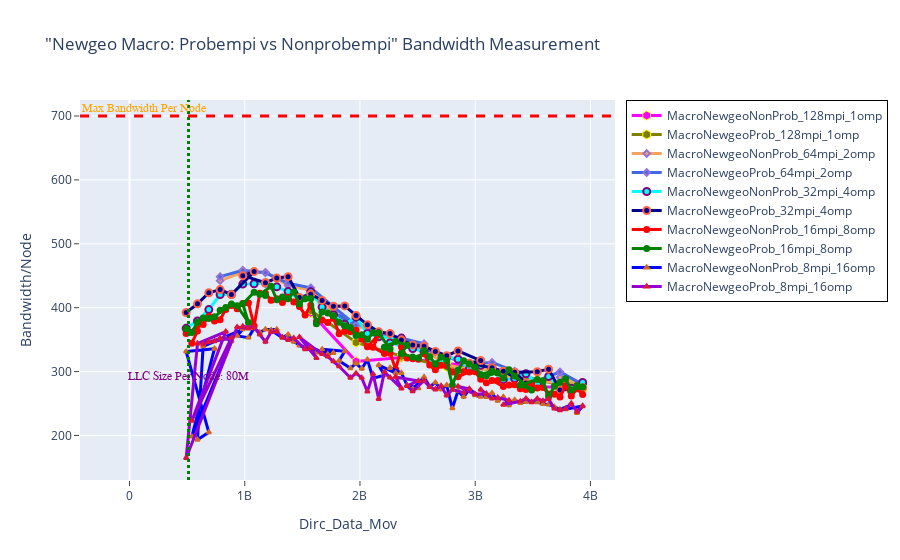

Notebook code for this chart:
### Markdown cell above
# BANDWIDTH

### Code cell
fig = go.Figure() 

# Case 1
fig.add_trace(go.Scatter(x=(dfn1MacNewgeoNonProb_128mpi_1omp.Dirc_Data_Mov*(dfn1MacNewgeoNonProb_128mpi_1omp.MPI_size)), 
                         y=(dfn1MacNewgeoNonProb_128mpi_1omp.BAND*(dfn1MacNewgeoNonProb_128mpi_1omp.MPI_size)), 
                         mode='lines+markers', 
                         name='MacroNewgeoNonProb_128mpi_1omp',
                         line=dict(color='magenta',width=3),
                         marker=dict(symbol='hexagon',size=9, line=dict(color='yellow',width=1))))

fig.add_trace(go.Scatter(x=(dfn1MacNewgeoProb_128mpi_1omp.Dirc_Data_Mov*(dfn1MacNewgeoProb_128mpi_1omp.MPI_size)), 
                         y=(dfn1MacNewgeoProb_128mpi_1omp.BAND*(dfn1MacNewgeoProb_128mpi_1omp.MPI_size)), 
                         mode='lines+markers', 
                         name='MacroNewgeoProb_128mpi_1omp',
                         line=dict(color='olive',width=3),
                         marker=dict(symbol='hexagon',size=9, line=dict(color='yellow',width=1))))


# Case 2
fig.add_trace(go.Scatter(x=(dfn1MacNewgeoNonProb_64mpi_2omp.Dirc_Data_Mov*(dfn1MacNewgeoNonProb_64mpi_2omp.MPI_size)), 
                         y=(dfn1MacNewgeoNonProb_64mpi_2omp.BAND*(dfn1MacNewgeoNonProb_64mpi_2omp.MPI_size)), 
                         mode='lines+markers', 
                         name='MacroNewgeoNonProb_64mpi_2omp',
                         line=dict(color='sandybrown',width=3),
                         marker=dict(symbol='diamond',size=5,line=dict(color='MediumPurple',width=2))))

fig.add_trace(go.Scatter(x=(dfn1MacNewgeoProb_64mpi_2omp.Dirc_Data_Mov*(dfn1MacNewgeoProb_64mpi_2omp.MPI_size)), 
                         y=(dfn1MacNewgeoProb_64mpi_2omp.BAND*(dfn1MacNewgeoProb_64mpi_2omp.MPI_size)), 
                         mode='lines+markers', 
                         name='MacroNewgeoProb_64mpi_2omp',
                         line=dict(color='royalblue',width=3),
                         marker=dict(symbol='diamond',size=5,line=dict(color='MediumPurple',width=2))))


# Case 3
fig.add_trace(go.Scatter(x=(dfn1MacNewgeoNonProb_32mpi_4omp.Dirc_Data_Mov*(dfn1MacNewgeoNonProb_32mpi_4omp.MPI_size)), 
                         y=(dfn1MacNewgeoNonProb_32mpi_4omp.BAND*(dfn1MacNewgeoNonProb_32mpi_4omp.MPI_size)), 
                         mode='lines+markers', 
                         name='MacroNewgeoNonProb_32mpi_4omp',
                         line=dict(color='cyan',width=3),
                         marker=dict(symbol='circle',size=7,line=dict(color='Purple',width=2))))

fig.add_trace(go.Scatter(x=(dfn1MacNewgeoProb_32mpi_4omp.Dirc_Data_Mov*(dfn1MacNewgeoProb_32mpi_4omp.MPI_size)), 
                         y=(dfn1MacNewgeoProb_32mpi_4omp.BAND*(dfn1MacNewgeoProb_32mpi_4omp.MPI_size)), 
                         mode='lines+markers', 
                         name='MacroNewgeoProb_32mpi_4omp',
                         line=dict(color='darkblue',width=3),
                         marker=dict(symbol='circle',size=7, line=dict(color='tomato',width=2))))

# Case 4
fig.add_trace(go.Scatter(x=(dfn1MacNewgeoNonProb_16mpi_8omp.Dirc_Data_Mov*(dfn1MacNewgeoNonProb_16mpi_8omp.MPI_size)), 
                         y=(dfn1MacNewgeoNonProb_16mpi_8omp.BAND*(dfn1MacNewgeoNonProb_16mpi_8omp.MPI_size)), 
                         mode='lines+markers', 
                         name='MacroNewgeoNonProb_16mpi_8omp',
                         line=dict(color='red',width=3),
                         marker=dict(symbol='circle',size=5,line=dict(color='red',width=2))))

fig.add_trace(go.Scatter(x=(dfn1MacNewgeoProb_16mpi_8omp.Dirc_Data_Mov*(dfn1MacNewgeoProb_16mpi_8omp.MPI_size)), 
                         y=(dfn1MacNewgeoProb_16mpi_8omp.BAND*(dfn1MacNewgeoProb_16mpi_8omp.MPI_size)), 
                         mode='lines+markers', 
                         name='MacroNewgeoProb_16mpi_8omp',
                         line=dict(color='green',width=3),
                         marker=dict(symbol='circle',size=5,line=dict(color='green',width=2))))
# Case 5

fig.add_trace(go.Scatter(x=(dfn1MacNewgeoNonProb_8mpi_16omp.Dirc_Data_Mov*(dfn1MacNewgeoNonProb_8mpi_16omp.MPI_size)), 
                         y=(dfn1MacNewgeoNonProb_8mpi_16omp.BAND*(dfn1MacNewgeoNonProb_8mpi_16omp.MPI_size)), 
                         mode='lines+markers', 
                         name='MacroNewgeoNonProb_8mpi_16omp',
                         line=dict(color='blue',width=3),
                         marker=dict(symbol='triangle-up',size=4,line=dict(color='chocolate',width=2))))

fig.add_trace(go.Scatter(x=(dfn1MacNewgeoProb_8mpi_16omp.Dirc_Data_Mov*(dfn1MacNewgeoProb_8mpi_16omp.MPI_size)), 
                         y=(dfn1MacNewgeoProb_8mpi_16omp.BAND*(dfn1MacNewgeoProb_8mpi_16omp.MPI_size)), 
                         mode='lines+markers', 
                         name='MacroNewgeoProb_8mpi_16omp',
                         line=dict(color='darkviolet',width=3),
                         marker=dict(symbol='triangle-up',size=4,line=dict(color='crimson',width=2))))

# Adding vertical and horizontal lines 
fig.add_vline(x=512e6, line_width=3, line_dash="dot", line_color="green")
fig.add_hline(y=700, line_width=3, line_dash="dash", line_color="red")

# Add annotation with arrow
fig.add_annotation(
    x='512e6'
    , y=280
    , text=f'LLC Size Per Node: 80M'
    , yanchor='bottom'
    , showarrow=False
    , arrowhead=1
    , arrowsize=1
    , arrowwidth=2
    , arrowcolor="#636363"
    , ax=-20
    , ay=-30
    , font=dict(size=12, color="purple", family="Sans Serif")
    , align="left"
    ,)

fig.add_annotation(
    x='130e6'
    , y=700
    , text=f'Max Bandwidth Per Node'
    , yanchor='bottom'
    , showarrow=False
    , arrowhead=1
    , arrowsize=1
    , arrowwidth=2
    , arrowcolor="#636363"
    , ax=-20
    , ay=-30
    , font=dict(size=12, color="orange", family="Sans Serif")
    , align="left"
    ,)


fig.update_layout(title='"Newgeo Macro: Probempi vs Nonprobempi" Bandwidth Measurement',
                  xaxis_title='Dirc_Data_Mov', yaxis_title='Bandwidth/Node', 
                  xaxis=dict(ticks="outside"),  
                  yaxis=dict(ticks="outside"),
                  legend=go.layout.Legend(bordercolor="black",borderwidth=1))

### Figure 1 — Plotly figure (JSON) as saved in the notebook; plotly's stock layout.template omitted (floating-point values rounded to 4 significant figures)
{"data": [{"line": {"color": "magenta", "width": 3}, "marker": {"line": {"color": "yellow", "width": 1}, "size": 9, "symbol": "hexagon"}, "mode": "lines+markers", "name": "MacroNewgeoNonProb_128mpi_1omp", "type": "scatter", "x": [1572864000, 1966080000, 2359296000, 2752512000, 3145728000, 3538944000, 3932160000], "y": [392.0, 316.0, 322.1, 312.4, 306.8, 275.9, 275.7]}, {"line": {"color": "olive", "width": 3}, "marker": {"line": {"color": "yellow", "width": 1}, "size": 9, "symbol": "hexagon"}, "mode": "lines+markers", "name": "MacroNewgeoProb_128mpi_1omp", "type": "scatter", "x": [1572864000, 1966080000, 2359296000, 2752512000, 3145728000, 3538944000, 3932160000], "y": [395.8, 345.6, 324.1, 307.7, 303.1, 286.7, 273.0]}, {"line": {"color": "sandybrown", "width": 3}, "marker": {"line": {"color": "MediumPurple", "width": 2}, "size": 5, "symbol": "diamond"}, "mode": "lines+markers", "name": "MacroNewgeoNonProb_64mpi_2omp", "type": "scatter", "x": [786432000, 983040000, 1179648000, 1376256000, 1572864000, 1769472000, 1966080000, 2162688000, 2359296000, 2555904000, 2752512000, 2949120000, 3145728000, 3342336000, 3538944000, 3932160000, 3735552000], "y": [442.3, 455.4, 455.3, 434.5, 427.4, 391.6, 372.7, 359.0, 342.3, 334.4, 310.2, 303.5, 304.4, 287.2, 285.2, 279.6, 291.2]}, {"line": {"color": "royalblue", "width": 3}, "marker": {"line": {"color": "MediumPurple", "width": 2}, "size": 5, "symbol": "diamond"}, "mode": "lines+markers", "name": "MacroNewgeoProb_64mpi_2omp", "type": "scatter", "x": [786432000, 983040000, 1179648000, 1376256000, 1572864000, 1966080000, 1769472000, 2162688000, 2555904000, 2359296000, 2752512000, 2949120000, 3145728000, 3342336000, 3538944000, 3735552000, 3932160000], "y": [448.5, 458.7, 454.6, 438.3, 431.0, 372.4, 391.6, 360.8, 343.7, 348.6, 322.9, 311.7, 314.2, 300.8, 285.7, 299.3, 279.9]}, {"line": {"color": "cyan", "width": 3}, "marker": {"line": {"color": "Purple", "width": 2}, "size": 7, "symbol": "circle"}, "mode": "lines+markers", "name": "MacroNewgeoNonProb_32mpi_4omp", "type": "scatter", "x": [491520000, 589824000, 688128000, 786432000, 884736000, 983040000, 1081344000, 1179648000, 1277952000, 1376256000, 1474560000, 1572864000, 1671168000, 1769472000, 1867776000, 1966080000, 2064384000, 2162688000, 2359296000, 2260992000, 2457600000, 2555904000, 2654208000, 2752512000, 2850816000, 2949120000, 3047424000, 3145728000, 3244032000, 3342336000, 3440640000, 3538944000, 3637248000, 3735552000, 3833856000, 3932160000], "y": [367.6, 379.2, 397.0, 420.6, 421.0, 436.9, 437.5, 438.4, 432.6, 425.2, 413.0, 424.8, 400.9, 389.0, 374.1, 385.1, 359.8, 354.5, 352.4, 344.9, 336.0, 330.9, 308.2, 323.1, 319.3, 303.8, 309.7, 305.4, 287.3, 289.0, 296.5, 280.6, 292.3, 275.8, 273.8, 282.8]}, {"line": {"color": "darkblue", "width": 3}, "marker": {"line": {"color": "tomato", "width": 2}, "size": 7, "symbol": "circle"}, "mode": "lines+markers", "name": "MacroNewgeoProb_32mpi_4omp", "type": "scatter", "x": [491520000, 589824000, 688128000, 786432000, 884736000, 1081344000, 983040000, 1179648000, 1277952000, 1376256000, 1474560000, 1572864000, 1671168000, 1769472000, 1867776000, 1966080000, 2064384000, 2162688000, 2260992000, 2359296000, 2457600000, 2555904000, 2654208000, 2752512000, 2850816000, 3047424000, 2949120000, 3145728000, 3244032000, 3440640000, 3342336000, 3538944000, 3637248000, 3735552000, 3932160000, 3833856000], "y": [392.4, 406.0, 423.4, 428.3, 420.5, 456.5, 450.1, 439.0, 446.4, 448.5, 415.9, 421.0, 411.4, 402.2, 402.7, 387.9, 373.1, 362.2, 359.4, 349.3, 341.8, 339.7, 331.5, 324.9, 332.3, 317.3, 313.2, 305.8, 300.4, 282.0, 299.1, 299.8, 303.8, 271.0, 274.7, 269.8]}, {"line": {"color": "red", "width": 3}, "marker": {"line": {"color": "red", "width": 2}, "size": 5, "symbol": "circle"}, "mode": "lines+markers", "name": "MacroNewgeoNonProb_16mpi_8omp", "type": "scatter", "x": [540672000, 589824000, 491520000, 638976000, 688128000, 737280000, 786432000, 835584000, 884736000, 933888000, 983040000, 1032192000, 1081344000, 1130496000, 1179648000, 1228800000, 1277952000, 1327104000, 1376256000, 1425408000, 1474560000, 1523712000, 1572864000, 1622016000, 1671168000, 1720320000, 1769472000, 1818624000, 1867776000, 1916928000, 1966080000, 2015232000, 2064384000, 2162688000, 2113536000, 2211840000, 2260992000, 2310144000, 2359296000, 2408448000, 2506752000, 2457600000, 2555904000, 2605056000, 2654208000, 2703360000, 2752512000, 2801664000, 2850816000, 2949120000, 2899968000, 2998272000, 3047424000, 3096576000, 3194880000, 3145728000, 3244032000, 3293184000, 3342336000, 3391488000, 3489792000, 3440640000, 3538944000, 3588096000, 3637248000, 3686400000, 3735552000, 3784704000, 3833856000, 3883008000, 3932160000], "y": [344.5, 363.5, 359.8, 373.8, 386.5, 379.0, 381.1, 397.3, 403.4, 398.3, 406.4, 407.5, 371.2, 422.5, 422.6, 411.6, 414.0, 408.3, 416.4, 408.7, 401.7, 388.6, 403.9, 378.2, 380.6, 376.9, 383.4, 359.2, 363.5, 362.1, 364.6, 351.0, 338.8, 357.7, 338.1, 328.3, 328.9, 303.2, 339.0, 321.2, 319.1, 320.1, 327.9, 310.4, 302.9, 309.9, 309.4, 299.2, 292.0, 299.4, 299.6, 299.6, 288.1, 282.7, 285.9, 286.1, 276.7, 278.8, 279.3, 273.3, 280.3, 271.8, 274.4, 274.9, 265.0, 264.5, 260.3, 277.9, 261.7, 272.9, 264.2]}, {"line": {"color": "green", "width": 3}, "marker": {"line": {"color": "green", "width": 2}, "size": 5, "symbol": "circle"}, "mode": "lines+markers", "name": "MacroNewgeoProb_16mpi_8omp", "type": "scatter", "x": [491520000, 540672000, 589824000, 638976000, 688128000, 737280000, 835584000, 786432000, 884736000, 933888000, 1032192000, 983040000, 1081344000, 1179648000, 1130496000, 1228800000, 1277952000, 1327104000, 1376256000, 1425408000, 1474560000, 1523712000, 1572864000, 1622016000, 1671168000, 1720320000, 1769472000, 1818624000, 1867776000, 1916928000, 1966080000, 2015232000, 2064384000, 2113536000, 2162688000, 2260992000, 2211840000, 2310144000, 2408448000, 2359296000, 2457600000, 2506752000, 2555904000, 2605056000, 2654208000, 2703360000, 2752512000, 2801664000, 2850816000, 2899968000, 2949120000, 2998272000, 3047424000, 3145728000, 3096576000, 3194880000, 3244032000, 3293184000, 3342336000, 3489792000, 3391488000, 3538944000, 3588096000, 3637248000, 3686400000, 3735552000, 3784704000, 3833856000, 3932160000, 3883008000], "y": [367.1, 361.3, 377.1, 384.0, 383.1, 385.7, 400.4, 395.8, 405.7, 402.8, 376.8, 406.0, 424.2, 418.9, 420.8, 433.4, 412.5, 416.8, 414.0, 424.6, 405.8, 414.0, 414.2, 374.8, 393.3, 391.5, 387.3, 377.3, 371.8, 368.9, 356.4, 357.6, 350.5, 360.7, 360.3, 335.5, 338.1, 347.0, 341.3, 328.4, 322.7, 321.3, 332.9, 323.2, 311.8, 322.7, 316.8, 278.4, 302.2, 316.8, 311.7, 306.8, 295.6, 300.6, 293.4, 298.0, 289.8, 302.9, 293.2, 271.2, 278.8, 287.7, 285.4, 260.5, 277.1, 283.4, 288.6, 271.2, 275.9, 278.3]}, {"line": {"color": "blue", "width": 3}, "marker": {"line": {"color": "chocolate", "width": 2}, "size": 4, "symbol": "triangle-up"}, "mode": "lines+markers", "name": "MacroNewgeoNonProb_8mpi_16omp", "type": "scatter", "x": [786432000, 835584000, 884736000, 540672000, 737280000, 491520000, 688128000, 589824000, 638976000, 983040000, 933888000, 1032192000, 1081344000, 1130496000, 1179648000, 1277952000, 1228800000, 1327104000, 1376256000, 1425408000, 1523712000, 1474560000, 1622016000, 1572864000, 1720320000, 1769472000, 1671168000, 1867776000, 1818624000, 1916928000, 1966080000, 2015232000, 2064384000, 2113536000, 2211840000, 2162688000, 2310144000, 2260992000, 2359296000, 2408448000, 2506752000, 2457600000, 2555904000, 2605056000, 2654208000, 2703360000, 2752512000, 2801664000, 2850816000, 2899968000, 2949120000, 3047424000, 2998272000, 3096576000, 3145728000, 3194880000, 3244032000, 3293184000, 3342336000, 3391488000, 3440640000, 3489792000, 3538944000, 3588096000, 3637248000, 3686400000, 3735552000, 3833856000, 3784704000, 3932160000, 3883008000], "y": [350.4, 351.7, 347.5, 198.3, 335.7, 331.3, 204.9, 193.3, 339.5, 366.1, 355.9, 353.1, 367.9, 361.3, 366.0, 366.0, 364.8, 353.0, 357.7, 346.7, 337.4, 340.8, 329.9, 337.7, 327.1, 329.1, 334.8, 331.9, 316.9, 305.2, 312.7, 304.5, 318.7, 289.6, 294.1, 310.0, 297.7, 305.7, 297.9, 278.6, 273.8, 272.4, 291.4, 276.1, 282.7, 272.1, 278.6, 242.5, 269.8, 260.5, 272.3, 260.5, 263.0, 260.2, 266.3, 254.3, 260.2, 247.2, 255.6, 251.0, 252.7, 252.7, 252.1, 249.2, 248.5, 244.8, 240.9, 247.8, 241.1, 246.2, 235.1]}, {"line": {"color": "darkviolet", "width": 3}, "marker": {"line": {"color": "crimson", "width": 2}, "size": 4, "symbol": "triangle-up"}, "mode": "lines+markers", "name": "MacroNewgeoProb_8mpi_16omp", "type": "scatter", "x": [786432000, 638976000, 688128000, 737280000, 884736000, 540672000, 835584000, 589824000, 491520000, 933888000, 1032192000, 983040000, 1081344000, 1130496000, 1179648000, 1228800000, 1277952000, 1327104000, 1376256000, 1425408000, 1523712000, 1572864000, 1622016000, 1474560000, 1671168000, 1720320000, 1769472000, 1818624000, 1916928000, 1966080000, 2015232000, 2064384000, 2113536000, 2162688000, 2211840000, 2260992000, 2359296000, 2310144000, 2506752000, 2408448000, 2457600000, 2555904000, 2605056000, 2654208000, 2703360000, 2752512000, 2801664000, 2899968000, 2949120000, 2850816000, 2998272000, 3096576000, 3047424000, 3145728000, 3194880000, 3293184000, 3244032000, 3391488000, 3440640000, 3489792000, 3538944000, 3588096000, 3637248000, 3686400000, 3735552000, 3784704000, 3833856000, 3883008000, 3932160000], "y": [352.0, 342.8, 346.5, 347.4, 352.9, 223.2, 362.5, 343.9, 164.7, 369.6, 367.5, 370.7, 369.0, 358.0, 346.6, 361.9, 362.6, 353.4, 349.4, 352.4, 334.9, 336.4, 321.1, 353.9, 327.4, 323.4, 316.1, 308.3, 290.4, 297.3, 290.2, 268.8, 296.1, 257.2, 299.6, 290.5, 273.5, 291.6, 285.3, 277.5, 269.1, 285.8, 275.8, 272.0, 277.7, 262.7, 271.7, 267.0, 272.9, 276.8, 264.6, 265.5, 271.6, 257.7, 259.1, 255.0, 247.9, 253.5, 257.8, 251.8, 257.7, 254.0, 257.1, 242.0, 239.3, 241.7, 250.1, 237.1, 245.8]}], "layout": {"annotations": [{"align": "left", "arrowcolor": "#636363", "arrowhead": 1, "arrowsize": 1, "arrowwidth": 2, "ax": -20, "ay": -30, "font": {"color": "purple", "family": "Sans Serif", "size": 12}, "showarrow": false, "text": "LLC Size Per Node: 80M", "x": "512e6", "y": 280, "yanchor": "bottom"}, {"align": "left", "arrowcolor": "#636363", "arrowhead": 1, "arrowsize": 1, "arrowwidth": 2, "ax": -20, "ay": -30, "font": {"color": "orange", "family": "Sans Serif", "size": 12}, "showarrow": false, "text": "Max Bandwidth Per Node", "x": "130e6", "y": 700, "yanchor": "bottom"}], "legend": {"bordercolor": "black", "borderwidth": 1}, "shapes": [{"line": {"color": "green", "dash": "dot", "width": 3}, "type": "line", "x0": 512000000, "x1": 512000000, "xref": "x", "y0": 0, "y1": 1, "yref": "y domain"}, {"line": {"color": "red", "dash": "dash", "width": 3}, "type": "line", "x0": 0, "x1": 1, "xref": "x domain", "y0": 700, "y1": 700, "yref": "y"}], "title": {"text": "\"Newgeo Macro: Probempi vs Nonprobempi\" Bandwidth Measurement"}, "xaxis": {"ticks": "outside", "title": {"text": "Dirc_Data_Mov"}}, "yaxis": {"ticks": "outside", "title": {"text": "Bandwidth/Node"}}}}
